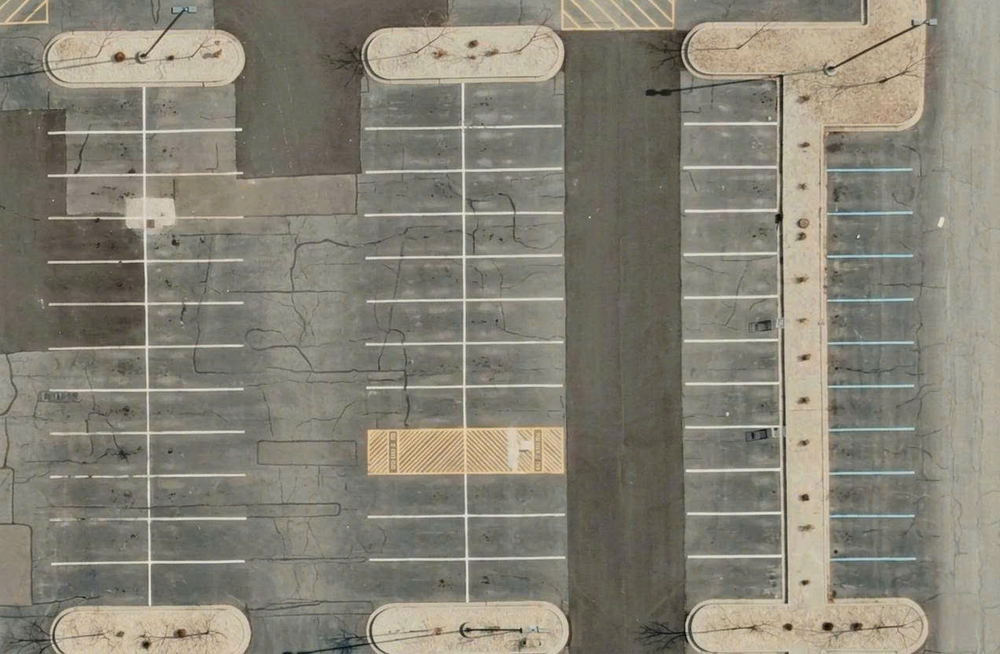
#> input picture datasets/emty.png, 1000 x 654 px, shrunk from 1272 x 832 before the run, found by its file name
$ python draw_slots.py
#> lines starting #> are read from the running program, lines starting #| are printed output that depends on the picture; after the words box and inside, x2 and y2 are one past the last pixel; in counts of white or black regions, pixels touching at a corner belong together
import json
from pathlib import Path

import cv2

ROOT = Path(r"D:\GTVT\ChuyenDePhatTrienHeThongThongMinh\Assignments\Code\Parking-Space-Detection-System")

IMAGE_PATH = ROOT / "datasets" / "emty.png"
COORD_PATH = ROOT / "infra" / "slot-coordinates.json"
OUTPUT_PATH = ROOT / "datasets" / "slot_overlay_generated.png"

img = cv2.imread(str(IMAGE_PATH))
#> img is the input picture: shape (654, 1000, 3); mean B, G, R 117, 129.9, 133.4
if img is None:
    raise FileNotFoundError(IMAGE_PATH)

with open(COORD_PATH, "r", encoding="utf-8") as f:
#> (reads infra/slot-coordinates.json from the repository)
    data = json.load(f)

colors = {
    "A": (0, 255, 0),
    "B": (255, 180, 0),
    "C": (0, 140, 255),
}

for slot in data["slots"]:
    slot_id = slot["slot_id"]
    zone = slot_id[0]

    x = int(slot["x"])
    y = int(slot["y"])
    w = int(slot["w"])
    h = int(slot["h"])

    color = colors.get(zone, (255, 255, 255))

    cv2.rectangle(img, (x, y), (x + w, y + h), color, 2)
    cv2.putText(
        img,
        slot_id,
        (x + 4, y + 18),
        cv2.FONT_HERSHEY_SIMPLEX,
        0.45,
        color,
        1,
        cv2.LINE_AA,
    )
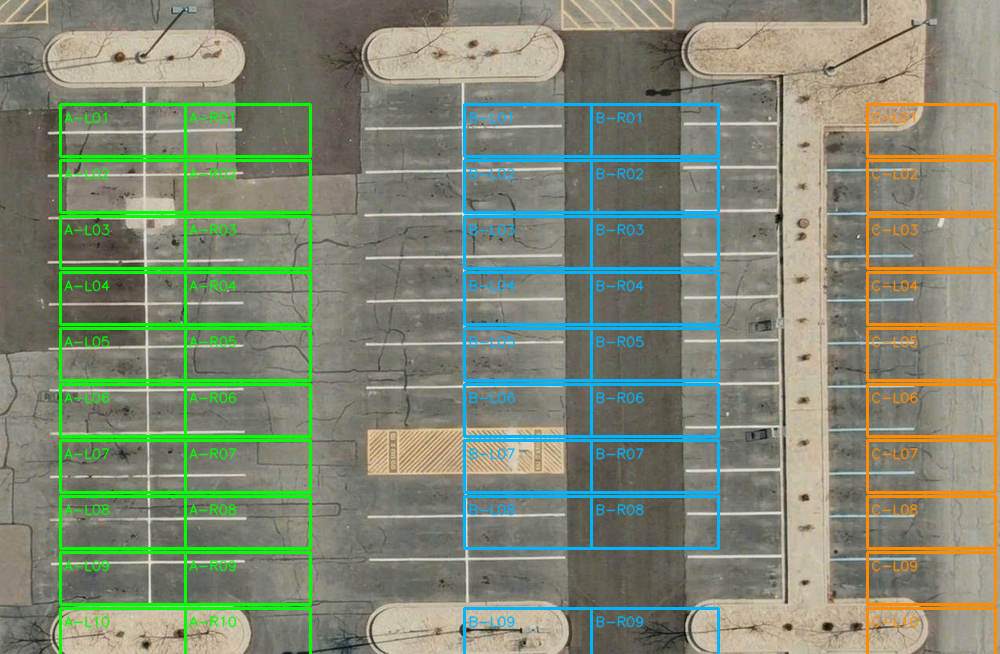
#> img: shape (654, 1000, 3); 9.32% of pixels changed, all inside (x1, y1, x2, y2) = (59, 103, 997, 654)

cv2.imwrite(str(OUTPUT_PATH), img)
print(f"Saved: {OUTPUT_PATH}")
